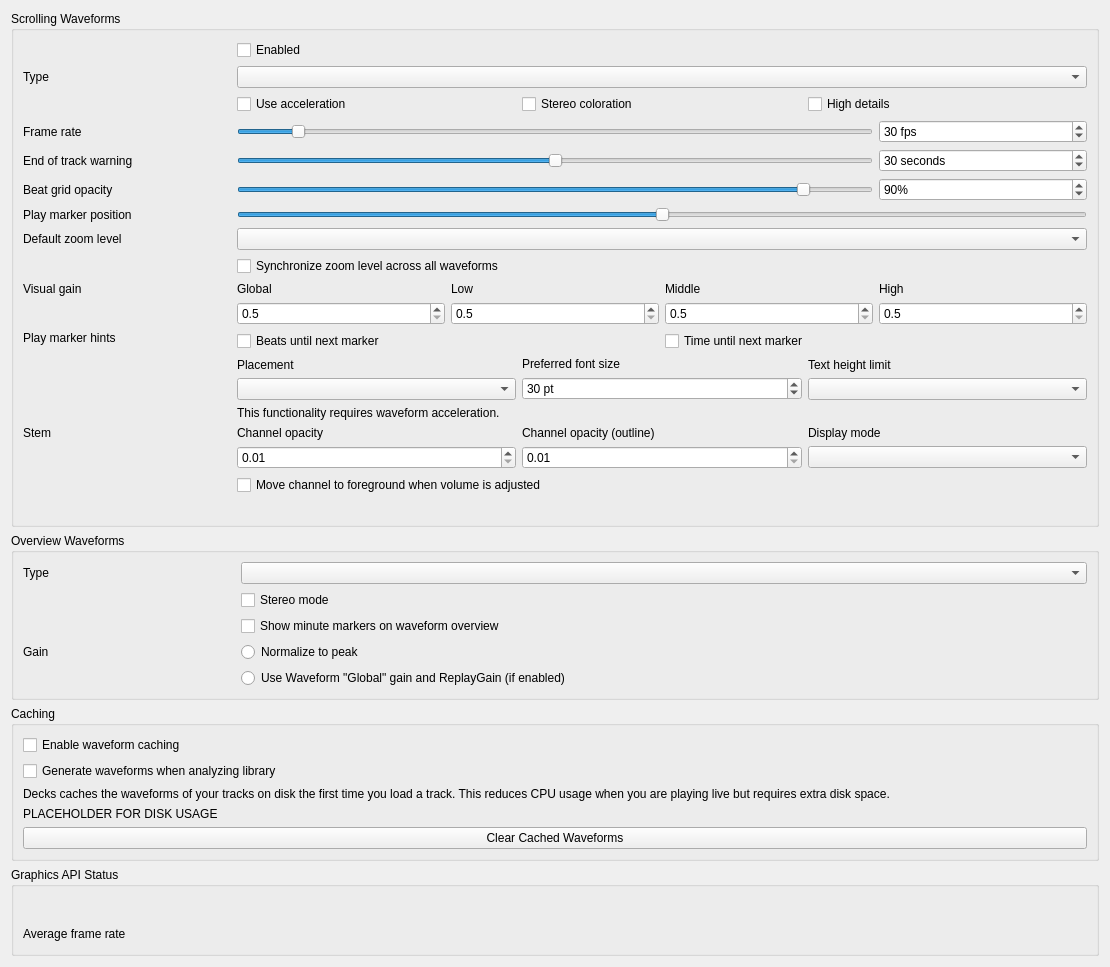
<?xml version="1.0" encoding="UTF-8"?>
<ui version="4.0">
 <class>DlgPrefWaveformDlg</class>
 <widget class="QWidget" name="DlgPrefWaveformDlg">
  <property name="geometry">
   <rect>
    <x>0</x>
    <y>0</y>
    <width>1110</width>
    <height>939</height>
   </rect>
  </property>
  <property name="windowTitle">
   <string>Waveform Preferences</string>
  </property>
  <layout class="QVBoxLayout" name="mainLayout">

  <item>
   <widget class="QGroupBox" name="waveform_groupbox">
    <property name="title">
     <string>Scrolling Waveforms</string>
    </property>
    <layout class="QGridLayout" name="waveform_layout">

     <item row="0" column="1">
      <widget class="QCheckBox" name="useWaveformCheckBox">
       <property name="text">
        <string>Enabled</string>
       </property>
      </widget>
     </item>

     <item row="1" column="0">
      <widget class="QLabel" name="waveformTypeLabel">
       <property name="sizePolicy">
        <sizepolicy hsizetype="Preferred" vsizetype="Preferred">
         <horstretch>0</horstretch>
         <verstretch>0</verstretch>
        </sizepolicy>
       </property>
       <property name="toolTip">
        <string extracomment="The big waveform summary shows the waveform envelope of the track near the current playback position."/>
       </property>
       <property name="text">
        <string>Type</string>
       </property>
       <property name="alignment">
        <set>Qt::AlignLeading|Qt::AlignLeft|Qt::AlignVCenter</set>
       </property>
       <property name="buddy">
        <cstring>waveformTypeComboBox</cstring>
       </property>
      </widget>
     </item>
     <item row="1" column="1" colspan="4">
      <widget class="QComboBox" name="waveformTypeComboBox">
       <property name="toolTip">
        <string>The waveform shows the waveform envelope of the track near the current playback position.
Select from different types of displays for the waveform, which differ primarily in the level of detail shown in the waveform.</string>
       </property>
      </widget>
     </item>

     <item row="2" column="1" colspan="4">
      <layout class="QHBoxLayout" name="waveform_render_options">
       <item>
        <widget class="QCheckBox" name="useAccelerationCheckBox">
         <property name="text">
          <string>Use acceleration</string>
         </property>
        </widget>
       </item>
       <item>
        <widget class="QCheckBox" name="splitLeftRightCheckBox">
         <property name="text">
          <string>Stereo coloration</string>
         </property>
        </widget>
       </item>
       <item>
        <widget class="QCheckBox" name="highDetailCheckBox">
         <property name="text">
          <string>High details</string>
         </property>
        </widget>
       </item>
      </layout>
     </item>

     <item row="4" column="0">
      <widget class="QLabel" name="frameRateLabel">
       <property name="text">
        <string>Frame rate</string>
       </property>
       <property name="alignment">
        <set>Qt::AlignLeading|Qt::AlignLeft|Qt::AlignVCenter</set>
       </property>
       <property name="buddy">
        <cstring>frameRateSlider</cstring>
       </property>
      </widget>
     </item>
     <item row="4" column="1" colspan="3">
      <widget class="QSlider" name="frameRateSlider">
       <property name="sizePolicy">
        <sizepolicy hsizetype="Preferred" vsizetype="Fixed">
         <horstretch>0</horstretch>
         <verstretch>0</verstretch>
        </sizepolicy>
       </property>
       <property name="maximumSize">
        <size>
         <width>16777215</width>
         <height>16777215</height>
        </size>
       </property>
       <property name="minimum">
        <number>10</number>
       </property>
       <property name="maximum">
        <number>240</number>
       </property>
       <property name="value">
        <number>30</number>
       </property>
       <property name="orientation">
        <enum>Qt::Horizontal</enum>
       </property>
      </widget>
     </item>
     <item row="4" column="4">
      <widget class="QSpinBox" name="frameRateSpinBox">
       <property name="toolTip">
        <string/>
       </property>
       <property name="suffix">
        <string> fps</string>
       </property>
       <property name="minimum">
        <number>10</number>
       </property>
       <property name="maximum">
        <number>240</number>
       </property>
       <property name="value">
        <number>30</number>
       </property>
      </widget>
     </item>

     <item row="5" column="0">
      <widget class="QLabel" name="endOfTrackWarningTimeLabel">
       <property name="text">
        <string>End of track warning</string>
       </property>
       <property name="alignment">
        <set>Qt::AlignLeading|Qt::AlignLeft|Qt::AlignVCenter</set>
       </property>
       <property name="buddy">
        <cstring>endOfTrackWarningTimeSlider</cstring>
       </property>
      </widget>
     </item>
     <item row="5" column="1" colspan="3">
      <widget class="QSlider" name="endOfTrackWarningTimeSlider">
       <property name="sizePolicy">
        <sizepolicy hsizetype="Preferred" vsizetype="Fixed">
         <horstretch>0</horstretch>
         <verstretch>0</verstretch>
        </sizepolicy>
       </property>
       <property name="maximumSize">
        <size>
         <width>16777215</width>
         <height>16777215</height>
        </size>
       </property>
       <property name="minimum">
        <number>0</number>
       </property>
       <property name="maximum">
        <number>60</number>
       </property>
       <property name="value">
        <number>30</number>
       </property>
       <property name="orientation">
        <enum>Qt::Horizontal</enum>
       </property>
      </widget>
     </item>
     <item row="5" column="4">
      <widget class="QSpinBox" name="endOfTrackWarningTimeSpinBox">
       <property name="toolTip">
        <string>Highlight the waveforms when the last seconds of a track remains.</string>
       </property>
       <property name="suffix">
        <string> seconds</string>
       </property>
       <property name="minimum">
        <number>0</number>
       </property>
       <property name="maximum">
        <number>60</number>
       </property>
       <property name="value">
        <number>30</number>
       </property>
      </widget>
     </item>

     <item row="6" column="0">
      <widget class="QLabel" name="BeatgridWaveform">
       <property name="toolTip">
        <string/>
       </property>
       <property name="midLineWidth">
        <number>6</number>
       </property>
       <property name="text">
        <string>Beat grid opacity</string>
       </property>
       <property name="alignment">
        <set>Qt::AlignLeading|Qt::AlignLeft|Qt::AlignVCenter</set>
       </property>
      </widget>
     </item>
     <item row="6" column="1" colspan="3">
      <widget class="QSlider" name="beatGridAlphaSlider">
       <property name="maximum">
        <number>100</number>
       </property>
       <property name="value">
        <number>90</number>
       </property>
       <property name="orientation">
        <enum>Qt::Horizontal</enum>
       </property>
      </widget>
     </item>
     <item row="6" column="4">
      <widget class="QSpinBox" name="beatGridAlphaSpinBox">
       <property name="toolTip">
        <string>Set amount of opacity on beat grid lines.</string>
       </property>
       <property name="suffix">
        <string>%</string>
       </property>
       <property name="maximum">
        <number>100</number>
       </property>
       <property name="value">
        <number>90</number>
       </property>
      </widget>
     </item>

     <item row="7" column="0">
      <widget class="QLabel" name="playMarkerPositionLabel">
       <property name="text">
        <string>Play marker position</string>
       </property>
      </widget>
     </item>
     <item row="7" column="1" colspan="4">
      <widget class="QSlider" name="playMarkerPositionSlider">
       <property name="sizePolicy">
        <sizepolicy hsizetype="Preferred" vsizetype="Fixed">
         <horstretch>0</horstretch>
         <verstretch>0</verstretch>
        </sizepolicy>
       </property>
       <property name="maximumSize">
        <size>
         <width>16777215</width>
         <height>16777215</height>
        </size>
       </property>
       <property name="toolTip">
        <string>Moves the play marker position on the waveforms to the left, right or center (default).</string>
       </property>
       <property name="minimum">
        <number>0</number>
       </property>
       <property name="maximum">
        <number>100</number>
       </property>
       <property name="value">
        <number>50</number>
       </property>
       <property name="orientation">
        <enum>Qt::Horizontal</enum>
       </property>
      </widget>
     </item>

     <item row="8" column="0">
      <widget class="QLabel" name="defaultZoomLabel">
       <property name="text">
        <string extracomment="Waveform zoom">Default zoom level</string>
       </property>
       <property name="alignment">
        <set>Qt::AlignLeading|Qt::AlignLeft|Qt::AlignVCenter</set>
       </property>
       <property name="buddy">
        <cstring>defaultZoomComboBox</cstring>
       </property>
      </widget>
     </item>
     <item row="8" column="1" colspan="4">
      <widget class="QComboBox" name="defaultZoomComboBox"/>
     </item>

     <item row="9" column="1" colspan="4">
      <widget class="QCheckBox" name="synchronizeZoomCheckBox">
       <property name="toolTip">
        <string>Synchronize zoom level across all waveform displays.</string>
       </property>
       <property name="text">
        <string>Synchronize zoom level across all waveforms</string>
       </property>
      </widget>
     </item>

     <item row="10" column="0">
      <widget class="QLabel" name="visualGainLabel">
       <property name="text">
        <string>Visual gain</string>
       </property>
       <property name="alignment">
        <set>Qt::AlignLeading|Qt::AlignLeft|Qt::AlignTop</set>
       </property>
       <property name="buddy">
        <cstring>allVisualGain</cstring>
       </property>
      </widget>
     </item>
     <item row="10" column="1" colspan="4">
      <layout class="QGridLayout" name="gridLayout_3">
       <item row="0" column="0">
        <widget class="QLabel" name="visualGainLabel_global">
         <property name="text">
          <string>Global</string>
         </property>
         <property name="alignment">
          <set>Qt::AlignLeading|Qt::AlignLeft|Qt::AlignVCenter</set>
         </property>
         <property name="buddy">
          <cstring>allVisualGain</cstring>
         </property>
        </widget>
       </item>
       <item row="0" column="1">
        <widget class="QLabel" name="visualGainLabel_low">
         <property name="text">
          <string>Low</string>
         </property>
         <property name="alignment">
          <set>Qt::AlignLeading|Qt::AlignLeft|Qt::AlignVCenter</set>
         </property>
         <property name="buddy">
          <cstring>lowVisualGain</cstring>
         </property>
        </widget>
       </item>
       <item row="0" column="2">
        <widget class="QLabel" name="visualGainLabel_mid">
         <property name="text">
          <string>Middle</string>
         </property>
         <property name="alignment">
          <set>Qt::AlignLeading|Qt::AlignLeft|Qt::AlignVCenter</set>
         </property>
         <property name="buddy">
          <cstring>midVisualGain</cstring>
         </property>
        </widget>
       </item>
       <item row="0" column="3">
        <widget class="QLabel" name="visualGainLabel_high">
         <property name="text">
          <string>High</string>
         </property>
         <property name="alignment">
          <set>Qt::AlignLeading|Qt::AlignLeft|Qt::AlignVCenter</set>
         </property>
         <property name="buddy">
          <cstring>highVisualGain</cstring>
         </property>
        </widget>
       </item>

       <item row="1" column="0">
        <widget class="QDoubleSpinBox" name="allVisualGain">
         <property name="toolTip">
          <string>Global visual gain</string>
         </property>
         <property name="decimals">
          <number>1</number>
         </property>
         <property name="minimum">
          <double>0.500000000000000</double>
         </property>
         <property name="maximum">
          <double>5.000000000000000</double>
         </property>
         <property name="singleStep">
          <double>0.100000000000000</double>
         </property>
        </widget>
       </item>
       <item row="1" column="1">
        <widget class="QDoubleSpinBox" name="lowVisualGain">
         <property name="toolTip">
          <string>Visual gain of the low frequencies</string>
         </property>
         <property name="decimals">
          <number>1</number>
         </property>
         <property name="minimum">
          <double>0.500000000000000</double>
         </property>
         <property name="maximum">
          <double>5.000000000000000</double>
         </property>
         <property name="singleStep">
          <double>0.100000000000000</double>
         </property>
        </widget>
       </item>
       <item row="1" column="2">
        <widget class="QDoubleSpinBox" name="midVisualGain">
         <property name="toolTip">
          <string>Visual gain of the middle frequencies</string>
         </property>
         <property name="decimals">
          <number>1</number>
         </property>
         <property name="minimum">
          <double>0.500000000000000</double>
         </property>
         <property name="maximum">
          <double>5.000000000000000</double>
         </property>
         <property name="singleStep">
          <double>0.100000000000000</double>
         </property>
        </widget>
       </item>
       <item row="1" column="3">
        <widget class="QDoubleSpinBox" name="highVisualGain">
         <property name="toolTip">
          <string>Visual gain of the high frequencies</string>
         </property>
         <property name="decimals">
          <number>1</number>
         </property>
         <property name="minimum">
          <double>0.500000000000000</double>
         </property>
         <property name="maximum">
          <double>5.000000000000000</double>
         </property>
         <property name="singleStep">
          <double>0.100000000000000</double>
         </property>
        </widget>
       </item>
      </layout>
     </item>

     <item row="11" column="0">
      <widget class="QLabel" name="marker_hints_label">
       <property name="text">
        <string>Play marker hints</string>
       </property>
       <property name="alignment">
        <set>Qt::AlignLeading|Qt::AlignLeft|Qt::AlignTop</set>
       </property>
      </widget>
     </item>
     <item row="11" column="1" colspan="2">
      <widget class="QCheckBox" name="untilMarkShowBeatsCheckBox">
       <property name="text">
        <string>Beats until next marker</string>
       </property>
      </widget>
     </item>
     <item row="11" column="3" colspan="2">
      <widget class="QCheckBox" name="untilMarkShowTimeCheckBox">
       <property name="text">
        <string>Time until next marker</string>
       </property>
      </widget>
     </item>

     <item row="12" column="1" colspan="4">
      <layout class="QHBoxLayout" name="marker_option_layout">
       <item>
        <layout class="QVBoxLayout" name="marker_options_placement_layout">
         <item>
          <widget class="QLabel" name="untilMarkAlignLabel">
           <property name="text">
            <string>Placement</string>
           </property>
           <property name="alignment">
            <set>Qt::AlignLeading|Qt::AlignLeft|Qt::AlignVCenter</set>
           </property>
           <property name="buddy">
            <cstring>untilMarkAlignComboBox</cstring>
           </property>
          </widget>
         </item>
         <item>
          <widget class="QComboBox" name="untilMarkAlignComboBox"/>
         </item>
        </layout>
       </item>

       <item>
        <layout class="QVBoxLayout" name="marker_options_font_layout">
         <item>
          <widget class="QLabel" name="untilMarkTextPointSizeLabel">
           <property name="text">
            <string>Preferred font size</string>
           </property>
           <property name="alignment">
            <set>Qt::AlignLeading|Qt::AlignLeft|Qt::AlignVCenter</set>
           </property>
           <property name="buddy">
            <cstring>untilMarkTextPointSizeSpinBox</cstring>
           </property>
          </widget>
         </item>
         <item>
          <widget class="QSpinBox" name="untilMarkTextPointSizeSpinBox">
           <property name="toolTip">
            <string/>
           </property>
           <property name="suffix">
            <string> pt</string>
           </property>
           <property name="minimum">
            <number>10</number>
           </property>
           <property name="maximum">
            <number>100</number>
           </property>
           <property name="value">
            <number>30</number>
           </property>
          </widget>
         </item>
        </layout>
       </item>

       <item>
        <layout class="QVBoxLayout" name="marker_options_textheight_layout">
         <item>
          <widget class="QLabel" name="untilMarkTextHeightLimitLabel">
           <property name="text">
            <string>Text height limit</string>
           </property>
           <property name="alignment">
            <set>Qt::AlignLeading|Qt::AlignLeft|Qt::AlignVCenter</set>
           </property>
           <property name="buddy">
            <cstring>untilMarkTextHeightLimitComboBox</cstring>
           </property>
          </widget>
         </item>
         <item>
          <widget class="QComboBox" name="untilMarkTextHeightLimitComboBox"/>
         </item>
        </layout>
       </item>

      </layout><!-- marker_option_layout -->
     </item>

     <item row="13" column="1" colspan="4">
      <widget class="QLabel" name="requiresGLSLLabel">
       <property name="text">
        <string>This functionality requires waveform acceleration.</string>
       </property>
       <property name="alignment">
        <set>Qt::AlignLeading|Qt::AlignLeft|Qt::AlignVCenter</set>
       </property>
      </widget>
     </item>

     <item row="14" column="0">
      <widget class="QLabel" name="stemOpacityLabel">
       <property name="text">
        <string>Stem</string>
       </property>
       <property name="alignment">
        <set>Qt::AlignLeading|Qt::AlignLeft|Qt::AlignTop</set>
       </property>
       <property name="buddy">
        <cstring>stemOpacitySpinBox</cstring>
       </property>
      </widget>
     </item>
     <item row="14" column="1" colspan="4">
      <layout class="QGridLayout" name="stemOpacityGridLayout">
       <item row="0" column="0">
        <widget class="QLabel" name="stemOpacityMainLabel">
         <property name="text">
          <string>Channel opacity</string>
         </property>
         <property name="alignment">
          <set>Qt::AlignLeading|Qt::AlignLeft|Qt::AlignVCenter</set>
         </property>
         <property name="buddy">
          <cstring>stemOpacitySpinBox</cstring>
         </property>
        </widget>
       </item>
       <item row="0" column="1">
        <widget class="QLabel" name="stemOpacityOutlineLabel">
         <property name="text">
          <string>Channel opacity (outline)</string>
         </property>
         <property name="alignment">
          <set>Qt::AlignLeading|Qt::AlignLeft|Qt::AlignVCenter</set>
         </property>
         <property name="buddy">
          <cstring>stemOutlineOpacitySpinBox</cstring>
         </property>
        </widget>
       </item>
       <item row="0" column="2">
        <widget class="QLabel" name="stemDisplayModeLabel">
         <property name="text">
          <string>Display mode</string>
         </property>
         <property name="alignment">
          <set>Qt::AlignLeading|Qt::AlignLeft|Qt::AlignVCenter</set>
         </property>
         <property name="buddy">
          <cstring>stemDisplayModeComboBox</cstring>
         </property>
        </widget>
       </item>

       <item row="1" column="0">
        <widget class="QDoubleSpinBox" name="stemOpacitySpinBox">
         <property name="toolTip">
          <string>Main stem opacity</string>
         </property>
         <property name="decimals">
          <number>2</number>
         </property>
         <property name="minimum">
          <double>0.010000000000000</double>
         </property>
         <property name="maximum">
          <double>1.000000000000000</double>
         </property>
         <property name="singleStep">
          <double>0.010000000000000</double>
         </property>
        </widget>
       </item>
       <item row="1" column="1">
        <widget class="QDoubleSpinBox" name="stemOutlineOpacitySpinBox">
         <property name="toolTip">
          <string>Outline stem opacity</string>
         </property>
         <property name="decimals">
          <number>2</number>
         </property>
         <property name="minimum">
          <double>0.010000000000000</double>
         </property>
         <property name="maximum">
          <double>1.000000000000000</double>
         </property>
         <property name="singleStep">
          <double>0.010000000000000</double>
         </property>
        </widget>
       </item>
       <item row="1" column="2">
        <widget class="QComboBox" name="stemDisplayModeComboBox">
         <property name="toolTip">
          <string>Select the display layout for stem waveforms</string>
         </property>
        </widget>
       </item>
       <item row="2" column="0" colspan="3">
        <widget class="QCheckBox" name="stemReorderLayerOnChangedCheckBox">
         <property name="text">
          <string>Move channel to foreground when volume is adjusted</string>
         </property>
        </widget>
       </item>
      </layout>
     </item>

     <item row="15" column="1" colspan="4">
      <widget class="QLabel" name="requiresGLSLLabel2">
       <property name="alignment">
        <set>Qt::AlignLeading|Qt::AlignLeft|Qt::AlignVCenter</set>
       </property>
      </widget>
     </item>

    </layout>
   </widget>
  </item><!-- waveform groupbox -->

  <item>
   <widget class="QGroupBox" name="overview_groupbox">
    <property name="title">
     <string>Overview Waveforms</string>
    </property>
    <layout class="QGridLayout" name="overview_layout">

     <item row="0" column="0">
      <widget class="QLabel" name="waveformOverviewLabel">
       <property name="toolTip">
        <string extracomment="The smaller, zoomed-out version of the waveform shows the various markers within the track as well as the waveform envelope of the entire track."/>
       </property>
       <property name="text">
        <string>Type</string>
       </property>
      </widget>
     </item>
     <item row="0" column="1" colspan="4">
      <widget class="QComboBox" name="waveformOverviewComboBox">
       <property name="toolTip">
        <string>The waveform overview shows the waveform envelope of the entire track.
Select from different types of displays for the waveform overview, which differ primarily in the level of detail shown in the waveform.</string>
       </property>
      </widget>
     </item>

     <item row="1" column="1" colspan="4">
      <widget class="QCheckBox" name="overviewStereoCheckBox">
       <property name="text">
        <string>Stereo mode</string>
       </property>
      </widget>
     </item>

     <item row="2" column="1" colspan="4">
      <widget class="QCheckBox" name="overviewMinuteMarkersCheckBox">
       <property name="text">
        <string>Show minute markers on waveform overview</string>
       </property>
      </widget>
     </item>

     <item row="3" column="0">
      <widget class="QLabel" name="overview_gain_label">
       <property name="toolTip">
        <string extracomment="Select a gain mode for the waveform overview."/>
       </property>
       <property name="text">
        <string>Gain</string>
       </property>
      </widget>
     </item>
     <item row="3" column="1" colspan="4">
      <widget class="QRadioButton" name="overview_scale_normalize">
       <property name="text">
        <string>Normalize to peak</string>
       </property>
       <attribute name="buttonGroup">
        <string notr="true">overview_scale_options</string>
       </attribute>
      </widget>
     </item>
     <item row="4" column="1" colspan="4">
      <widget class="QRadioButton" name="overview_scale_allReplayGain">
       <property name="text">
        <string extracomment="'Global' refers to the 'Global' visual gain in the scrolling waveform settings">Use Waveform "Global" gain and ReplayGain (if enabled)</string>
       </property>
       <attribute name="buttonGroup">
        <string notr="true">overview_scale_options</string>
       </attribute>
      </widget>
     </item>

    </layout>
   </widget>
  </item><!-- overview_groupbox -->

  <item>
   <widget class="QGroupBox" name="caching_groupbox">
    <property name="title">
     <string>Caching</string>
    </property>
    <layout class="QVBoxLayout" name="caching_layout">
     <item>
      <widget class="QCheckBox" name="enableWaveformCaching">
       <property name="text">
        <string>Enable waveform caching</string>
       </property>
      </widget>
     </item>
     <item>
      <widget class="QCheckBox" name="enableWaveformGenerationWithAnalysis">
       <property name="text">
        <string>Generate waveforms when analyzing library</string>
       </property>
      </widget>
     </item>
     <item>
      <widget class="QLabel" name="waveformCachingInfo">
       <property name="text">
        <string>Decks caches the waveforms of your tracks on disk the first time you load a track. This reduces CPU usage when you are playing live but requires extra disk space.</string>
       </property>
       <property name="wordWrap">
        <bool>true</bool>
       </property>
      </widget>
     </item>
     <item>
      <widget class="QLabel" name="waveformDiskUsage">
       <property name="sizePolicy">
        <sizepolicy hsizetype="Expanding" vsizetype="Minimum">
         <horstretch>0</horstretch>
         <verstretch>0</verstretch>
        </sizepolicy>
       </property>
       <property name="text">
        <string notr="true">PLACEHOLDER FOR DISK USAGE</string>
       </property>
       <property name="wordWrap">
        <bool>true</bool>
       </property>
      </widget>
     </item>
     <item>
      <widget class="QPushButton" name="clearCachedWaveforms">
       <property name="text">
        <string>Clear Cached Waveforms</string>
       </property>
      </widget>
     </item>
    </layout>
   </widget>
  </item><!-- caching_groupbox -->

  <item>
   <widget class="QGroupBox" name="opengl_status_groupbox">
    <property name="title">
     <string>Graphics API Status</string>
    </property>
    <layout class="QGridLayout" name="opengl_status_layout">
     <item row="0" column="0" colspan="3">
      <widget class="QLabel" name="graphicsApiStatusData">
       <property name="sizePolicy">
        <sizepolicy hsizetype="Expanding" vsizetype="Minimum">
         <horstretch>0</horstretch>
         <verstretch>0</verstretch>
        </sizepolicy>
       </property>
       <property name="toolTip">
       <string>Displays the graphics API used by the current renderer.</string>
       </property>
       <property name="text">
        <string/>
       </property>
       <property name="wordWrap">
        <bool>true</bool>
       </property>
       <property name="textInteractionFlags">
        <set>Qt::TextSelectableByKeyboard|Qt::TextSelectableByMouse</set>
       </property>
      </widget>
     </item>
     <item row="1" column="0">
      <widget class="QLabel" name="openGlStatusLabel_2">
       <property name="toolTip">
        <string/>
       </property>
       <property name="text">
        <string>Average frame rate</string>
       </property>
       <property name="alignment">
        <set>Qt::AlignLeading|Qt::AlignLeft|Qt::AlignVCenter</set>
       </property>
      </widget>
     </item>
     <item row="1" column="1" colspan="2">
      <widget class="QLabel" name="frameRateAverage">
       <property name="toolTip">
        <string>Displays the actual frame rate.</string>
       </property>
       <property name="text">
        <string/>
       </property>
      </widget>
     </item>
    </layout>
   </widget>
  </item><!-- opengl_status_groupbox -->

 </layout>
 </widget>
 <tabstops>
  <tabstop>useWaveformCheckBox</tabstop>
  <tabstop>waveformTypeComboBox</tabstop>
  <tabstop>useAccelerationCheckBox</tabstop>
  <tabstop>splitLeftRightCheckBox</tabstop>
  <tabstop>highDetailCheckBox</tabstop>
  <tabstop>frameRateSlider</tabstop>
  <tabstop>frameRateSpinBox</tabstop>
  <tabstop>endOfTrackWarningTimeSlider</tabstop>
  <tabstop>endOfTrackWarningTimeSpinBox</tabstop>
  <tabstop>beatGridAlphaSlider</tabstop>
  <tabstop>beatGridAlphaSpinBox</tabstop>
  <tabstop>playMarkerPositionSlider</tabstop>
  <tabstop>defaultZoomComboBox</tabstop>
  <tabstop>synchronizeZoomCheckBox</tabstop>
  <tabstop>allVisualGain</tabstop>
  <tabstop>lowVisualGain</tabstop>
  <tabstop>midVisualGain</tabstop>
  <tabstop>highVisualGain</tabstop>
  <tabstop>untilMarkShowBeatsCheckBox</tabstop>
  <tabstop>untilMarkShowTimeCheckBox</tabstop>
  <tabstop>untilMarkAlignComboBox</tabstop>
  <tabstop>untilMarkTextPointSizeSpinBox</tabstop>
  <tabstop>untilMarkTextHeightLimitComboBox</tabstop>
  <tabstop>waveformOverviewComboBox</tabstop>
  <tabstop>overviewStereoCheckBox</tabstop>
  <tabstop>overviewMinuteMarkersCheckBox</tabstop>
  <tabstop>overview_scale_normalize</tabstop>
  <tabstop>overview_scale_allReplayGain</tabstop>
  <tabstop>enableWaveformCaching</tabstop>
  <tabstop>enableWaveformGenerationWithAnalysis</tabstop>
  <tabstop>clearCachedWaveforms</tabstop>
 </tabstops>
 <buttongroups>
  <buttongroup name="overview_scale_options"/>
 </buttongroups>
 <resources/>
 <connections/>
</ui>
